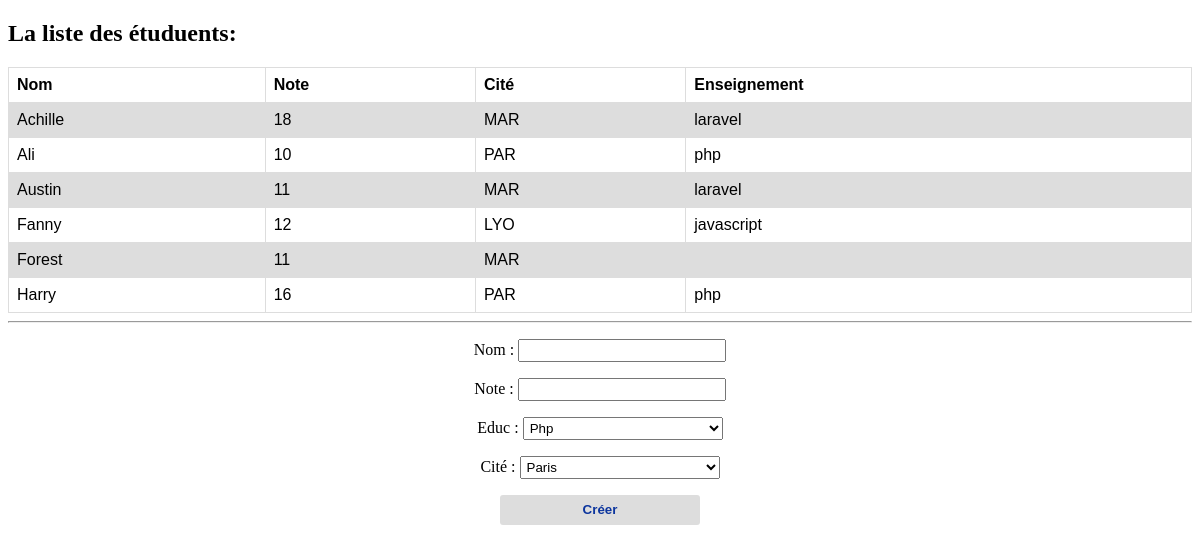
The page / on the database its author committed.
### tables this page shows
CREATE TABLE `students` (
  `id` int UNSIGNED NOT NULL AUTO_INCREMENT,
  `professor_id` INT UNSIGNED NULL DEFAULT NULL,
  `name` varchar(100) NOT NULL,
  `note` int(10) UNSIGNED NOT NULL,
  `city` char(3) NOT NULL,
  PRIMARY KEY (`id`),
  CONSTRAINT `students_professor_id_foreign` FOREIGN KEY (`professor_id`) REFERENCES `professors` (`id`) ON DELETE SET NULL
);

CREATE TABLE `professors` (
  `id` int UNSIGNED NOT NULL AUTO_INCREMENT,
  `name` varchar(100)  NOT NULL,
  `education` varchar(100) NULL DEFAULT NULL,
  `description` text  NOT NULL,
  `status` tinyint(1) NOT NULL DEFAULT '1',
  `ref` char(10)  DEFAULT NULL,
  `created_at` timestamp NULL DEFAULT NULL,
  PRIMARY KEY (`id`)
);

### index.php (called while the page is built, shortened)
<?php
$options = [
    PDO::MYSQL_ATTR_INIT_COMMAND => "SET NAMES utf8",
    PDO::ATTR_ERRMODE            => PDO::ERRMODE_EXCEPTION,
    PDO::ATTR_DEFAULT_FETCH_MODE => PDO::FETCH_ASSOC,
];
$pdo = new PDO(
    'mysql:host=localhost;dbname=school',
    'root',
    '',
    $options
);
try{
    $statement = $pdo->query('SELECT students.name, note, city, education FROM students LEFT JOIN professors ON professors.id=students.professor_id ORDER BY students.name;');
    $students = $statement->fetchAll();
}
catch(PDOException $error){
   echo 'ERROR: '.$error->getMessage();
}
include 'index.tpl.php';

### index.tpl.php (the view, shortened to what this page needs)
<!DOCTYPE html>
<html lang="en">
<head>
</head>
<body>
    <h2>La liste des étuduents:</h2>
    <table>
        <tr>
            <th>Nom</th>
            <th>Note</th>
            <th>Cité</th>
            <th>Enseignement</th>
        </tr>
<?php foreach($students as $student){?>
    <tr>
        <td><?php echo $student['name']?></td>
        <td><?php echo $student['note']?></td>
        <td><?php echo $student['city']?></td>
        <td><?php echo $student['education']?></td>
    </tr>
<?php } ?>
</table>
<hr>
    <form action="index.php" method="POST">
        <p>Nom : <input type="text" name="name"></p>
        <p>Note : <input type="number" name="note" max="20" min="0"></p>
        <p>Educ :
        <select name="professor_id">
            <option value="1">Php</option>
        </select>
        </p>
        <p>Cité :
        <select name="city">
            <option value="PAR">Paris</option>
        </select>
        </p>
        <input type="submit" value="Créer" class="btn">
    </form>
</body>
</html>

### index.tpl.php (style rules this page uses)
table { font-family: arial, sans-serif; border-collapse: collapse; width: 100%; }
td, th { border: 1px solid #dddddd; text-align: left; padding: 8px; }
tr:nth-child(even) { background-color: #dddddd; }
form { text-align: center; }
form input, form p select { width: 200px; padding: 2px; }
form .btn { font-weight: 600; color: #0C359E; background-color: #dddddd; border: none; border-radius: 3px; height: 30px; }

### rows shown on the page
students: name "Achille", note "18", city "MAR", professor.education "laravel"
students: name "Ali", note "10", city "PAR", professor.education "php"
students: name "Austin", note "11", city "MAR", professor.education "laravel"
students: name "Fanny", note "12", city "LYO", professor.education "javascript"
students: name "Forest", note "11", city "MAR"
students: name "Harry", note "16", city "PAR", professor.education "php"
